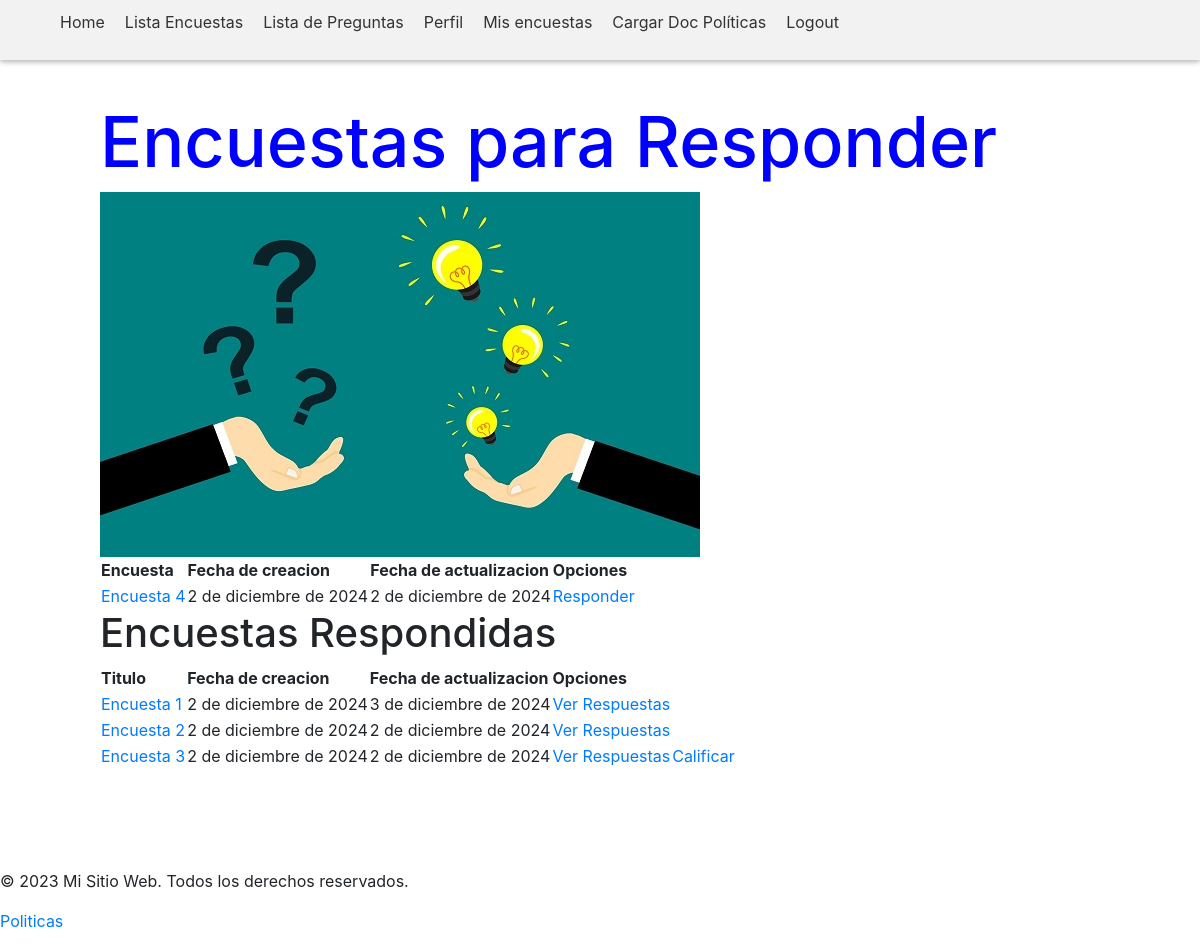
Before: /encuesta/respuestas/ (signed in) with the older database file.
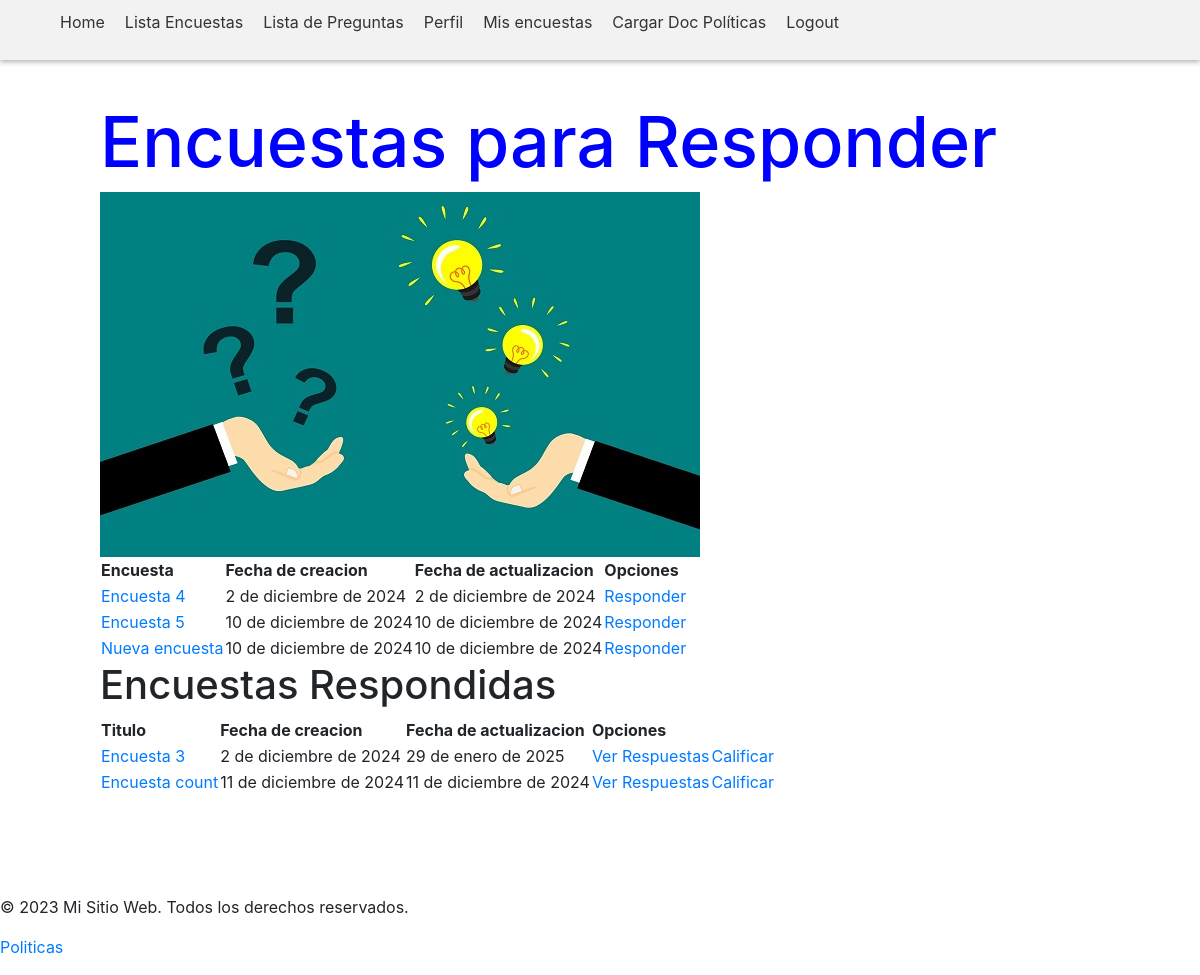
After: the same page with the newer database file.
### encuesta/models.py (models this page shows)
class Encuesta(models.Model):
    titulo = models.CharField(verbose_name="Título",max_length=100)
    descripcion = models.TextField(verbose_name="Descripción")
    fecha_creacion = models.DateField(verbose_name="Fecha de creación", auto_now_add=True)
    fecha_actualizacion = models.DateField(verbose_name="Fecha de actualización", auto_now=True)
    def __str__(self):
        return self.titulo
    class Meta:
        verbose_name = "Encuesta"
        verbose_name_plural = "Encuestas"

### encuesta/views.py (the view)
# urls.py: path('respuestas/', lista_encuestas_respondidas, name='lista_encuestas_respondidas'),
def lista_encuestas_respondidas(request):
    encuestas2 = Encuesta.objects.all()
    print(encuestas2)
    encuestas = Encuesta.objects.all().exclude(id__in=Respuesta.objects.filter(usuario=request.user).values_list('encuesta', flat=True))
    lista_encuestas_respondidas = Encuesta.objects.filter(id__in=Respuesta.objects.filter(usuario=request.user).values_list('encuesta', flat=True))
    calificaciones = Calificacion.objects.filter(encuesta__in=lista_encuestas_respondidas).values_list('encuesta_id', flat=True)
    return render(request, 'encuesta/lista_encuestas_respondidas.html', {'encuestas': encuestas, 'lista_encuestas_respondidas': lista_encuestas_respondidas, 'calificaciones': calificaciones})

### templates/encuesta/lista_encuestas_respondidas.html (shortened to what this page needs)
{% extends 'base.html' %}
{% load static %}
{% block content %}
<h1 class="titulo_respuestas">Encuestas para Responder</h1>
<div>
    <img src="{% static 'assets/imagenes/respuestas.jpg' %}" alt="">
</div>
<table>
    <thead>
        <tr>
            <th>Encuesta</th>
            <th>Fecha de creacion</th>
            <th>Fecha de actualizacion</th>
            <th>Opciones</th>
        </tr>
    </thead>
    <tbody>
        {% for encuesta in encuestas %}
        <tr>
            <td><a href="{% url 'respuesta_usuario' encuesta.id %}" target="_blank">{{encuesta.titulo}}</a></td>
            <td>{{encuesta.fecha_creacion}}</td>
            <td>{{encuesta.fecha_actualizacion}}</td>
            <td><a href="{% url 'respuesta_usuario' encuesta.id %}" target="_blank">Responder</a></td>
        </tr>
        {% endfor %}
    </tbody>
</table>
<h1>Encuestas Respondidas</h1>
    <table>
        <thead>
            <tr>
                <th>Titulo</th>
                <th>Fecha de creacion</th>
                <th>Fecha de actualizacion</th>
                <th>Opciones</th>
            </tr>
        </thead>
        <tbody>
            {% for encuesta in lista_encuestas_respondidas %}
            <tr>
                <td><a href="{% url 'ver_respuestas' encuesta.id %}">{{encuesta.titulo}}</a></td>
                <td>{{encuesta.fecha_creacion}}</td>
                <td>{{encuesta.fecha_actualizacion}}</td>
                <td><a href="{% url 'ver_respuestas' encuesta.id %}">Ver Respuestas</a></td>
                {% if encuesta.id not in calificaciones %}
                <td><a href="{% url 'calificar_encuesta' encuesta.id %}">Calificar</a></td>
                {% endif %}
            </tr>
            {% endfor %}
        </tbody>
    </table>
{% endblock %}

### templates/base.html (shortened to what this page needs)
{% load static %}
<!DOCTYPE html>
<html lang="es">
<head>
    <link rel="stylesheet" href="https://cdn.jsdelivr.net/npm/bootstrap@4.3.1/dist/css/bootstrap.min.css">
    <link rel="stylesheet" href="{% static 'assets/css/styles.css' %}">
 </head>
<body>
    {% include 'navbar.html' %}
    <main>
        {% block content %}
        {% endblock %}
    </main>
    <footer>
        <p>&copy; 2023 Mi Sitio Web. Todos los derechos reservados.</p>
        <p> <a href="{{object_list.archivo_politicas.archivo.url}}" target="_blank">Politicas</a></p>
    </footer>
</body>
</html>

### templates/navbar.html
<nav>
    <ul>
        <li><a href="{% url 'index' %}">Home</a></li>
        <li><a href="{% url 'listar_encuestas' %}">Lista Encuestas</a></li>
        <li><a href="{% url 'listar_preguntas' %}">Lista de Preguntas</a></li>
        {% if user.is_authenticated %}
        <li><a href="{% url 'perfil' %}">Perfil</a></li>
            <li><a href="{% url 'lista_encuestas_respondidas' %}">Mis encuestas</a></li>
            <li><a href="{% url 'cargar_documento' %}">Cargar Doc Políticas</a></li>
            <li><a href="{% url 'logout' %}">Logout</a></li>
        {% else %}
            <li><a href="{% url 'registro' %}">Registro</a></li>
            <li><a href="{% url 'login' %}">Login</a></li>
        {% endif %}
    </ul>
</nav>

### static/assets/css/styles.css (style rules this page uses)
.titulo_respuestas { font-size: 70px; color: blue; }

### templates/base.html (style rules this page uses)
body { font-family: Arial, sans-serif; margin: 0; padding: 0; }
nav { background-color: #f2f2f2; position: fixed; top: 0; width: 100%; display: flex; justify-content: space-between; padding: 10px; box-shadow: 0 2px 5px rgba(0, 0, 0, 0.3); }
nav ul { list-style: none; display: flex; }
nav li a { text-decoration: none; color: #333; padding: 10px; }
main { padding: 100px; }

Changed rows visible on the page:
removed Encuesta: titulo "Encuesta 1", fecha_creacion "2 de diciembre de 2024", fecha_actualizacion "3 de diciembre de 2024", shown under "Encuestas Respondidas"
removed Encuesta: titulo "Encuesta 2", fecha_creacion "2 de diciembre de 2024", fecha_actualizacion "2 de diciembre de 2024", shown under "Encuestas Respondidas"
added Encuesta: titulo "Encuesta 5", fecha_creacion "10 de diciembre de 2024", fecha_actualizacion "10 de diciembre de 2024", shown under "Encuestas para Responder"
added Encuesta: titulo "Nueva encuesta", fecha_creacion "10 de diciembre de 2024", fecha_actualizacion "10 de diciembre de 2024", shown under "Encuestas para Responder"
changed Encuesta "Encuesta 3": fecha_actualizacion "2 de diciembre de 2024" → "29 de enero de 2025"
added Encuesta: titulo "Encuesta count", fecha_creacion "11 de diciembre de 2024", fecha_actualizacion "11 de diciembre de 2024", shows "Calificar", shown under "Encuestas Respondidas"
